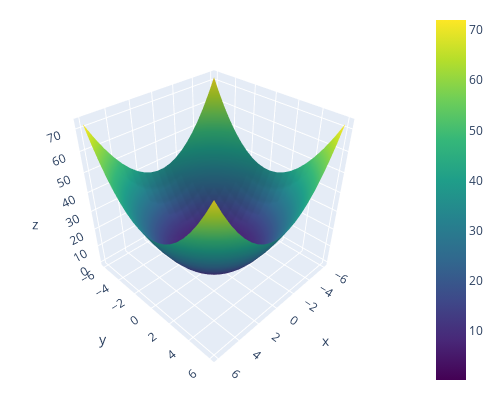

Source (notebook cell):
### Markdown cell above
We have to define a function that has a vector input and turns into a scalar.

### Code cell
x_data = np.linspace(-6, 6, 20)
y_data = np.linspace(-6, 6, 20)
z_data = x_data[:, np.newaxis]**2 + y_data[np.newaxis, :]**2

fig = go.Figure(data=[go.Surface(z=z_data, x=x_data, y=y_data,
                                 colorscale="Viridis")])
r = 1.5
camera = {"eye": {"x": r, "y": r, "z": r}}
fig.update_layout(autosize=False, width=500, height=400, 
                  margin={"l":10, "r":10, "b":10, "t":10},
                  scene_camera=camera)

fig.show()

### Figure 1 — Plotly figure (JSON) as saved in the notebook; plotly's stock layout.template omitted (floating-point values rounded to 4 significant figures; data arrays with more than 128 entries replaced by an {"elided": "..."} marker saying what was removed)
{"data": [{"colorscale": [[0, "#440154"], [0.1111, "#482878"], [0.2222, "#3e4989"], [0.3333, "#31688e"], [0.4444, "#26828e"], [0.5556, "#1f9e89"], [0.6667, "#35b779"], [0.7778, "#6ece58"], [0.8889, "#b5de2b"], [1, "#fde725"]], "type": "surface", "x": [-6, -5.368, -4.737, -4.105, -3.474, -2.842, -2.211, -1.579, -0.9474, -0.3158, 0.3158, 0.9474, 1.579, 2.211, 2.842, 3.474, 4.105, 4.737, 5.368, 6], "y": [-6, -5.368, -4.737, -4.105, -3.474, -2.842, -2.211, -1.579, -0.9474, -0.3158, 0.3158, 0.9474, 1.579, 2.211, 2.842, 3.474, 4.105, 4.737, 5.368, 6], "z": {"elided": "20x20 float values"}}], "layout": {"autosize": false, "height": 400, "margin": {"b": 10, "l": 10, "r": 10, "t": 10}, "scene": {"camera": {"eye": {"x": 1.5, "y": 1.5, "z": 1.5}}}, "width": 500}}
